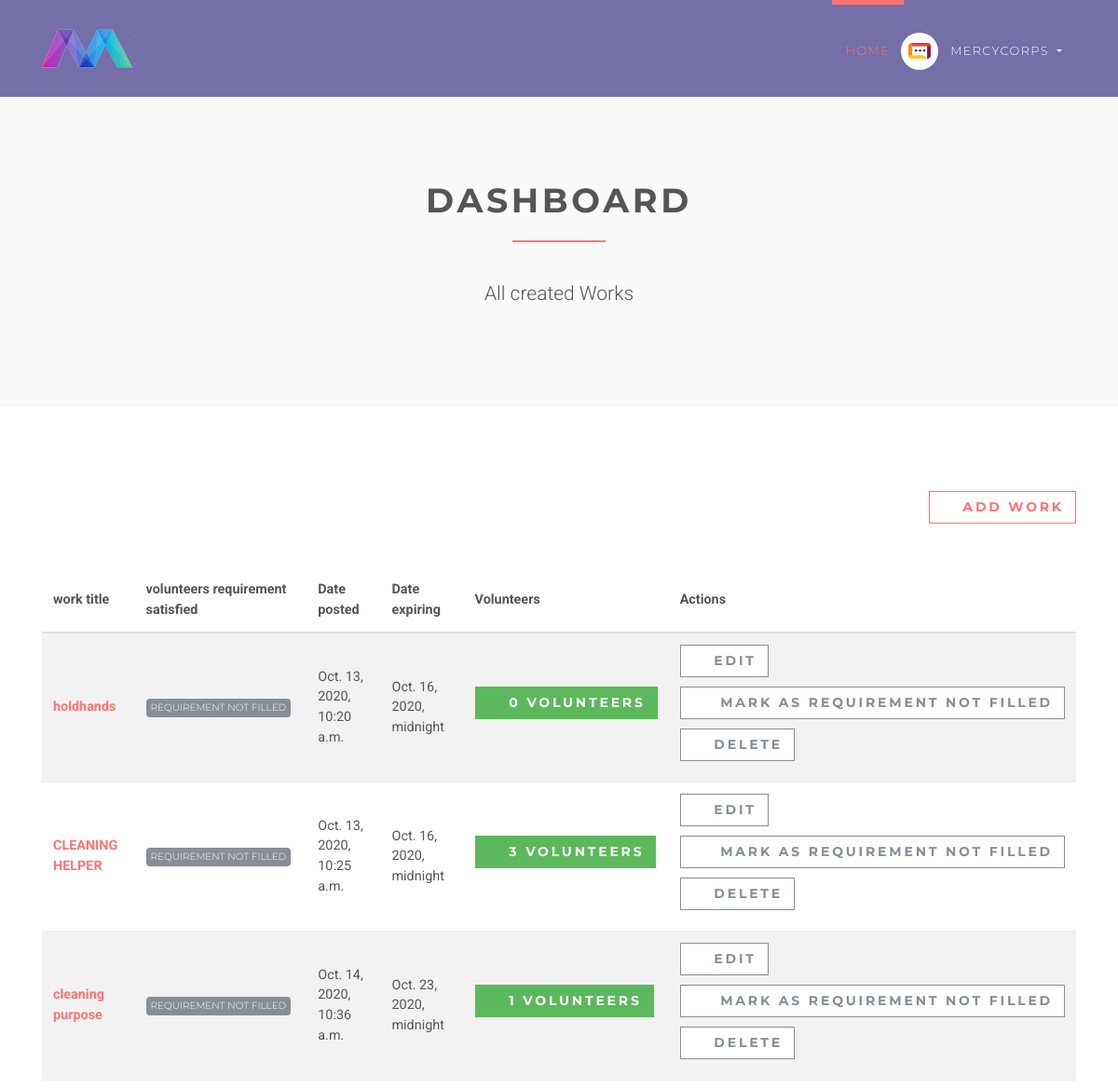
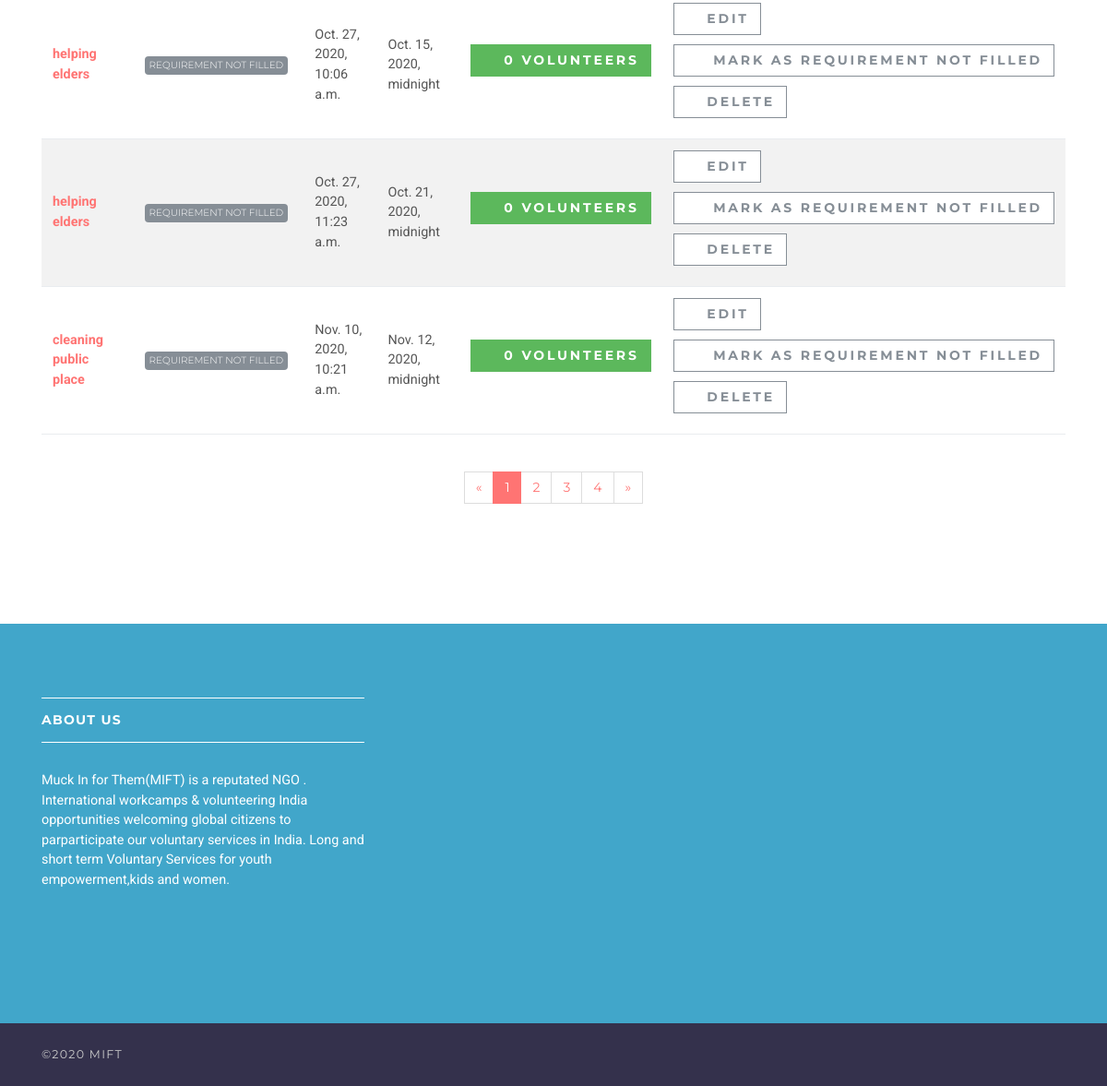
The app's page /ngo/dashboard/ (signed in) with its own data (2 pictures, top to bottom).
### accounts/models.py (models this page shows, shortened)
class User(AbstractUser):
    username = None
    role = models.CharField(max_length=12, error_messages={
        'required': "Role must be provided"
    })
    gender = models.CharField(max_length=10, blank=True, null=True, default="")
    email = models.EmailField(unique=True, blank=False,
                              error_messages={
                                  'unique': "A user with that email already exists.",
                              })
    account_no=models.PositiveIntegerField(null=True,blank=True)
    ifsc=models.TextField(max_length=15)
    account_holder_name = models.CharField(max_length=25)
    address = models.TextField(max_length=50)
    phone_regex = RegexValidator(regex=r'^\+?1?\d{8,10}$',
                                 message="Phone number must be entered in the format: '+999999999'. Up to 10 digits allowed.")
    phno = models.CharField(validators=[phone_regex], max_length=17, blank=True)  # validators should be a list
    USERNAME_FIELD = "email"
    REQUIRED_FIELDS = []
    objects = UserManager()

### jobsapp/models.py (models this page shows, shortened)
class Job(models.Model):
    user = models.ForeignKey(User, on_delete=models.CASCADE)
    title = models.CharField(max_length=300)
    description = models.TextField()
    location = models.CharField(max_length=150)
    type = models.CharField(choices=JOB_TYPE, max_length=10)
    last_date = models.DateTimeField()
    company_name = models.CharField(max_length=100)
    company_description = models.CharField(max_length=300)
    website = models.CharField(max_length=100, default="",blank=True)
    created_at = models.DateTimeField(default=timezone.now)
    filled = models.BooleanField(default=False)
    phone_number= models.PositiveIntegerField(blank=True,null=True)

### jobsapp/views/ngo.py (the view)
# urls.py: path('', DashboardView.as_view(), name='ngo-dashboard'),
class DashboardView(ListView):
    model = Job
    template_name = 'jobs/ngo/dashboard.html'
    context_object_name = 'jobs'
    @method_decorator(login_required(login_url=reverse_lazy('accounts:login')))
    def dispatch(self, request, *args, **kwargs):
        return super().dispatch(self.request, *args, **kwargs)
    def get_queryset(self):
        return self.model.objects.filter(user_id=self.request.user.id)

### templates/jobs/ngo/dashboard.html (shortened to what this page needs)
{% extends 'base.html' %}
{% load static %}
{% block content %}
    <section class="bg-light-gray">
        <div class="container">
            <div class="row">
                <div class="col-lg-8 mx-auto">
                    <h1 class="heading">Dashboard</h1>
                    <p class="lead text-center">All created Works</p>
                </div>
            </div>
        </div>
    </section>
    <section>
        <div class="container">
            <div class="row">
                <div class="col-lg-12 text-right mb-5">
                    <a href="{% url 'jobs:ngo-jobs-create' %}" class="btn btn-outline-white-primary">
                        <i class="fa fa-plus"></i>Add Work
                    </a>
                </div>
                <div class="col-lg-12">
                    <div class="table-responsive">
                        <table class="table table-striped table-hover table-client-dashboard">
                            <thead>
                            <tr>
                                <th>work title</th>
                                <th>volunteers requirement satisfied</th>
                                <th>Date posted</th>
                                <th>Date expiring</th>
                                <th>Volunteers</th>
                                <th>Actions</th>
                            </tr>
                            </thead>
                            <tbody>
                            {% for job in jobs %}
                                <tr>
                                    <th><a href="{% url 'jobs:jobs-detail' job.id %}">{{ job.title }}</a>
                                    </th>
                                    <td>
                                        {% if job.filled %}
                                            <span class="badge badge-success">Requirement Filled</span>
                                        {% else %}
                                            <span class="badge badge-secondary">Requirement Not Filled</span>
                                        {% endif %}
                                    </td>
                                    <td>{{ job.created_at }}</td>
                                    <td>{{ job.last_date }}</td>
                                    <td>
                                        <a href="{% url 'jobs:ngo-dashboard-applicants' job.id %}"
                                           class="btn btn-success">
                                            <i class="fa fa-users"></i>{{ job.applicants.count }}
                                            <span class="hidden-xs hidden-sm">Volunteers</span>
                                        </a>
                                    </td>
                                    <td>
                                        <a href="{% url 'jobs:jobs-update' job.id %}" class="btn btn-outline-white-secondary">
                                            <i class="fa fa-edit"></i>Edit
                                        </a>
                                        <br>
                                        {% if job.filled %}
                                            <a href="{% url 'jobs:job-mark-filled' job.id %}"
                                               class="btn btn-outline-white-secondary">
                                                <i class="fa fa-check-circle-o"></i>
                                                <span class="hidden-xs hidden-sm">Requirement Filled</span>
                                            </a><br>
                                        {% else %}
                                            <a href="{% url 'jobs:job-mark-filled' job.id %}"
                                               class="btn btn-outline-white-secondary">
                                                <i class="fa fa-check-circle-o"></i>
                                                <span class="hidden-xs hidden-sm">Mark as </span>Requirement Not filled
                                            </a><br>
                                        {% endif %}
                                        <a href="{% url 'jobs:jobs-delete' job.id %}" class="btn btn-outline-white-secondary">
                                            <i class="fa fa-times-circle-o"></i>Delete
                                        </a>
                                    </td>
                                </tr>
                            {% endfor %}
                            </tbody>
                        </table>
                    </div>
                    <div class="pages">
                        <nav aria-label="Page navigation example" class="d-flex justify-content-center mt-4 mb-4">
                            <ul class="pagination">
                                <li class="page-item"><a href="#" aria-label="Previous" class="page-link"><span
                                        aria-hidden="true">«</span><span class="sr-only">Previous</span></a></li>
                                <li class="page-item active"><a href="#" class="page-link">1</a></li>
                                <li class="page-item"><a href="#" class="page-link">2</a></li>
                                <li class="page-item"><a href="#" class="page-link">3</a></li>
                                <li class="page-item"><a href="#" class="page-link">4</a></li>
                                <li class="page-item"><a href="#" aria-label="Next" class="page-link"><span
                                        aria-hidden="true">»</span><span class="sr-only">Next</span></a></li>
                            </ul>
                        </nav>
                    </div>
                </div>
            </div>
        </div>
    </section>
{% endblock %}

### templates/base.html (shortened to what this page needs)
{% load static %}
<!DOCTYPE html>
<html>
<head>
    <link rel="stylesheet"
          href="{% static 'vendor/bootstrap/css/bootstrap.min.css' %}">
    <link rel="stylesheet"
          href="{% static 'vendor/font-awesome/css/font-awesome.min.css' %}">
    <link rel="stylesheet"
          href="{% static 'vendor/owl.carousel/assets/owl.carousel.css' %}">
    <link rel="stylesheet"
          href="{% static 'vendor/owl.carousel/assets/owl.theme.default.css' %}">
    <link rel="stylesheet" href="{% static 'css/style.default.css' %}"
          id="theme-stylesheet">
    <link rel="stylesheet" href="{% static 'css/custom.css' %}">
</head>
<body>
<header class="header">
    <nav class="navbar navbar-expand-lg">
        <div class="container">
            <a href="/" class="navbar-brand">
                <img src="{% static 'img/logo-small.png' %}" alt="logo" class="d-none d-lg-block">
            </a>
            <div id="navbarSupportedContent" class="collapse navbar-collapse">
                <ul class="navbar-nav ml-auto">
                    <li class="nav-item active">
                        <a href="/" class="nav-link">Home <span class="sr-only">(current)</span></a>
                    </li>
                    {% if request.user.is_authenticated and request.user.role == 'ngo' %}
                        <li class="nav-item dropdown">
                            <a id="clientZone" href="#" data-toggle="dropdown"
                               aria-haspopup="true" aria-expanded="false"
                               class="nav-link dropdown-toggle has-img mb-3 mb-lg-0 mt-3 mt-lg-0">
                                <div class="client-menu-image">
                                    <div class="inner">
                                        <img src="{% static 'img/company-1.png' %}"
                                             alt="company image"
                                             class="img-fluid">
                                    </div>
                                </div>
                                {% if request.user.role == 'user' %}
                                    {{ request.user.first_name }} {{ request.user.last_name }}
                                {% else %}
                                    {{ request.user.first_name }}
                                {% endif %}
                            </a>
                        </li>
                    {% endif %}
                </ul>
            </div>
        </div>
    </nav>
</header>
<div>
    {% block content %} {% endblock %}
</div>
<footer class="footer">
    <div class="footer__block">
        <div class="container">
            <div class="row">
                <div class="col-lg-4 col-md-12 mb-5">
                    <h4 class="h5">About Us</h4>
                    <p> Muck In for Them(MIFT) is a reputated NGO .
                        International workcamps & volunteering India opportunities welcoming global citizens to parparticipate our voluntary services in India.
                        Long and short term Voluntary Services for youth empowerment,kids and women. </p>
                </div>
            </div>
        </div>
    </div>
    <div class="footer__copyright">
        <div class="container">
            <div class="row">
                <div class="col-md-6 text-md-left text-center">
                    <p>&copy;2020 MIFT</p>
                </div>
            </div>
        </div>
    </div>
</footer>
</body>
</html>

### static/css/custom.css (style rules this page uses)
.mb-5, .my-5 { margin-bottom: 3rem !important; }

### records on screen
User: user.first_name "MERCYCORPS"
Job: title "holdhands", filled "REQUIREMENT NOT FILLED", created_at "Oct. 13, 2020, 10:20 a.m.", last_date "Oct. 16, 2020, midnight", applicants.count "0"
Job: title "CLEANING HELPER", filled "REQUIREMENT NOT FILLED", created_at "Oct. 13, 2020, 10:25 a.m.", last_date "Oct. 16, 2020, midnight", applicants.count "3"
Job: title "cleaning purpose", filled "REQUIREMENT NOT FILLED", created_at "Oct. 14, 2020, 10:36 a.m.", last_date "Oct. 23, 2020, midnight", applicants.count "1"
Job: title "helping elders", filled "REQUIREMENT NOT FILLED", created_at "Oct. 27, 2020, 10:06 a.m.", last_date "Oct. 15, 2020, midnight", applicants.count "0"
Job: title "helping elders", filled "REQUIREMENT NOT FILLED", created_at "Oct. 27, 2020, 11:23 a.m.", last_date "Oct. 21, 2020, midnight", applicants.count "0"
Job: title "cleaning public place", filled "REQUIREMENT NOT FILLED", created_at "Nov. 10, 2020, 10:21 a.m.", last_date "Nov. 12, 2020, midnight", applicants.count "0"
